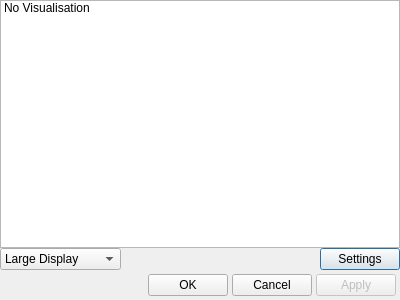
<?xml version="1.0" encoding="UTF-8"?>
<ui version="4.0">
 <class>CDialogSelectVisualisation</class>
 <widget class="QDialog" name="DialogSelectVisualisation">
  <property name="geometry">
   <rect>
    <x>0</x>
    <y>0</y>
    <width>400</width>
    <height>300</height>
   </rect>
  </property>
  <property name="minimumSize">
   <size>
    <width>400</width>
    <height>300</height>
   </size>
  </property>
  <property name="maximumSize">
   <size>
    <width>400</width>
    <height>300</height>
   </size>
  </property>
  <property name="windowTitle">
   <string>Select Audio Visualisation Plugin</string>
  </property>
  <property name="windowIcon">
   <iconset resource="../Resource.qrc">
    <normaloff>:/Resource/Generic/Plugins.png</normaloff>:/Resource/Generic/Plugins.png</iconset>
  </property>
  <property name="autoFillBackground">
   <bool>true</bool>
  </property>
  <layout class="QGridLayout" name="gridLayout_2">
   <property name="margin">
    <number>0</number>
   </property>
   <property name="spacing">
    <number>0</number>
   </property>
   <item row="0" column="0">
    <widget class="QListWidget" name="listWidgetVisualisation">
     <item>
      <property name="text">
       <string>No Visualisation</string>
      </property>
      <property name="icon">
       <iconset>
        <normaloff>:/Actions/Graphics/Actions/ExitAfterTransfers.png</normaloff>:/Actions/Graphics/Actions/ExitAfterTransfers.png</iconset>
      </property>
     </item>
    </widget>
   </item>
   <item row="1" column="0">
    <layout class="QGridLayout" name="gridLayoutControls">
     <item row="0" column="0">
      <widget class="QComboBox" name="comboBoxDisplayType">
       <property name="minimumSize">
        <size>
         <width>100</width>
         <height>0</height>
        </size>
       </property>
       <property name="currentIndex">
        <number>2</number>
       </property>
       <item>
        <property name="text">
         <string>Footer Display</string>
        </property>
       </item>
       <item>
        <property name="text">
         <string>Full Size Display</string>
        </property>
       </item>
       <item>
        <property name="text">
         <string>Large Display</string>
        </property>
       </item>
       <item>
        <property name="text">
         <string>Medium Display</string>
        </property>
       </item>
       <item>
        <property name="text">
         <string>Small Display</string>
        </property>
       </item>
      </widget>
     </item>
     <item row="0" column="2">
      <widget class="QPushButton" name="pushButtonSettings">
       <property name="text">
        <string>Settings</string>
       </property>
       <property name="icon">
        <iconset resource="../Resource.qrc">
         <normaloff>:/Resource/Generic/Settings.png</normaloff>:/Resource/Generic/Settings.png</iconset>
       </property>
      </widget>
     </item>
     <item row="0" column="1">
      <spacer name="horizontalSpacerControls">
       <property name="orientation">
        <enum>Qt::Horizontal</enum>
       </property>
       <property name="sizeHint" stdset="0">
        <size>
         <width>40</width>
         <height>20</height>
        </size>
       </property>
      </spacer>
     </item>
    </layout>
   </item>
   <item row="2" column="0">
    <layout class="QGridLayout" name="gridLayoutFooter">
     <property name="margin">
      <number>4</number>
     </property>
     <property name="spacing">
      <number>4</number>
     </property>
     <item row="0" column="2">
      <widget class="QPushButton" name="pushButtonCancel">
       <property name="text">
        <string>Cancel</string>
       </property>
      </widget>
     </item>
     <item row="0" column="1">
      <widget class="QPushButton" name="pushButtonOK">
       <property name="text">
        <string>OK</string>
       </property>
      </widget>
     </item>
     <item row="0" column="3">
      <widget class="QPushButton" name="pushButtonApply">
       <property name="enabled">
        <bool>false</bool>
       </property>
       <property name="text">
        <string>Apply</string>
       </property>
      </widget>
     </item>
     <item row="0" column="0">
      <spacer name="horizontalSpacerFooter">
       <property name="orientation">
        <enum>Qt::Horizontal</enum>
       </property>
       <property name="sizeHint" stdset="0">
        <size>
         <width>40</width>
         <height>20</height>
        </size>
       </property>
      </spacer>
     </item>
    </layout>
   </item>
  </layout>
 </widget>
 <resources>
  <include location="../Resource.qrc"/>
 </resources>
 <connections/>
</ui>
